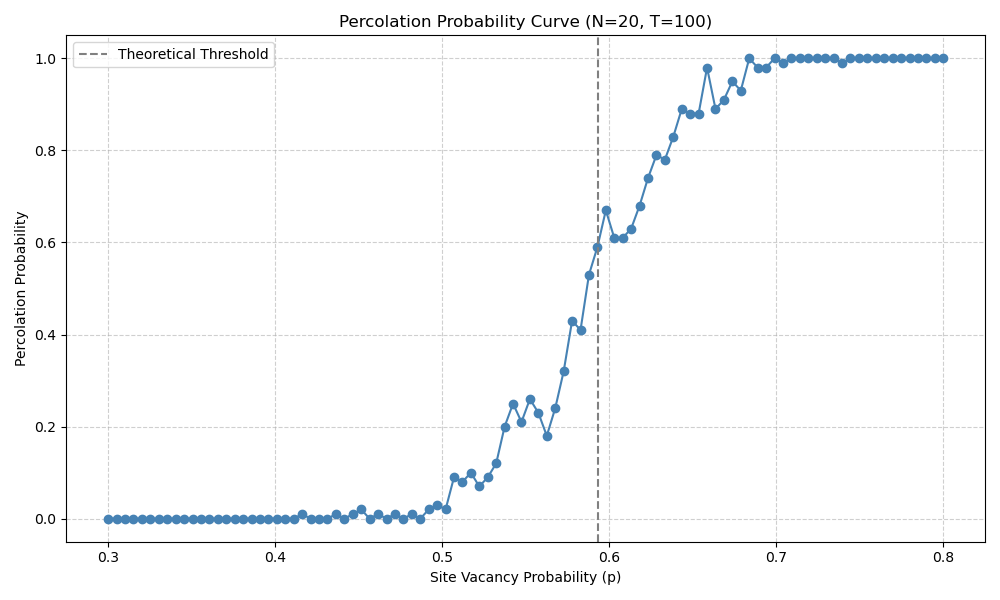

Reproduce this figure in Python.
import subprocess
import numpy as np
import matplotlib.pyplot as plt
from tqdm import tqdm

# Parameters
N = 20
T = 100  # number of trials per p
p_values = np.linspace(0.3, 0.8, 100)  # range of site vacancy probabilities

percolation_probs = []

for p in tqdm(p_values, desc="Running simulations"):
    successes = 0
    for _ in range(T):
        # Call your Java program here with N and p
        result = subprocess.run(
            ["java", "-cp", ".;algs4.jar;stdlib.jar", "PercolationProbability", str(N), str(p)],
            stdout=subprocess.PIPE,
            text=True
        )
        if result.stdout.strip() == "1":
            successes += 1
    percolation_probs.append(successes / T)

# Plot
plt.figure(figsize=(10, 6))
plt.plot(p_values, percolation_probs, marker='o', color='steelblue')
plt.axvline(x=0.593, linestyle='--', color='gray', label='Theoretical Threshold')
plt.title(f"Percolation Probability Curve (N={N}, T={T})")
plt.xlabel("Site Vacancy Probability (p)")
plt.ylabel("Percolation Probability")
plt.grid(True, linestyle='--', alpha=0.6)
plt.legend()
plt.tight_layout()
plt.savefig("percolation_probability_plot.png")
plt.show()
